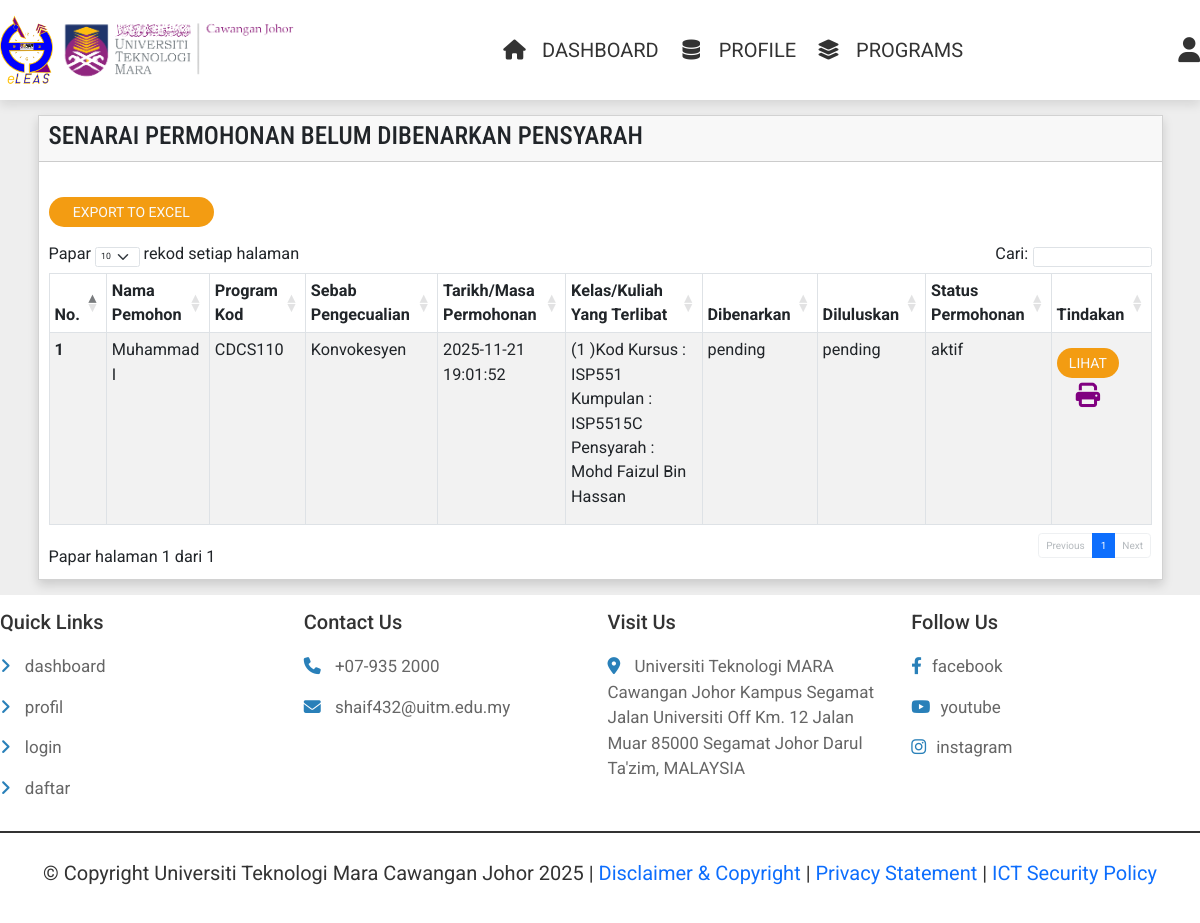
Before: /admin_application.php?application_type=1 (signed in) with the older database file.
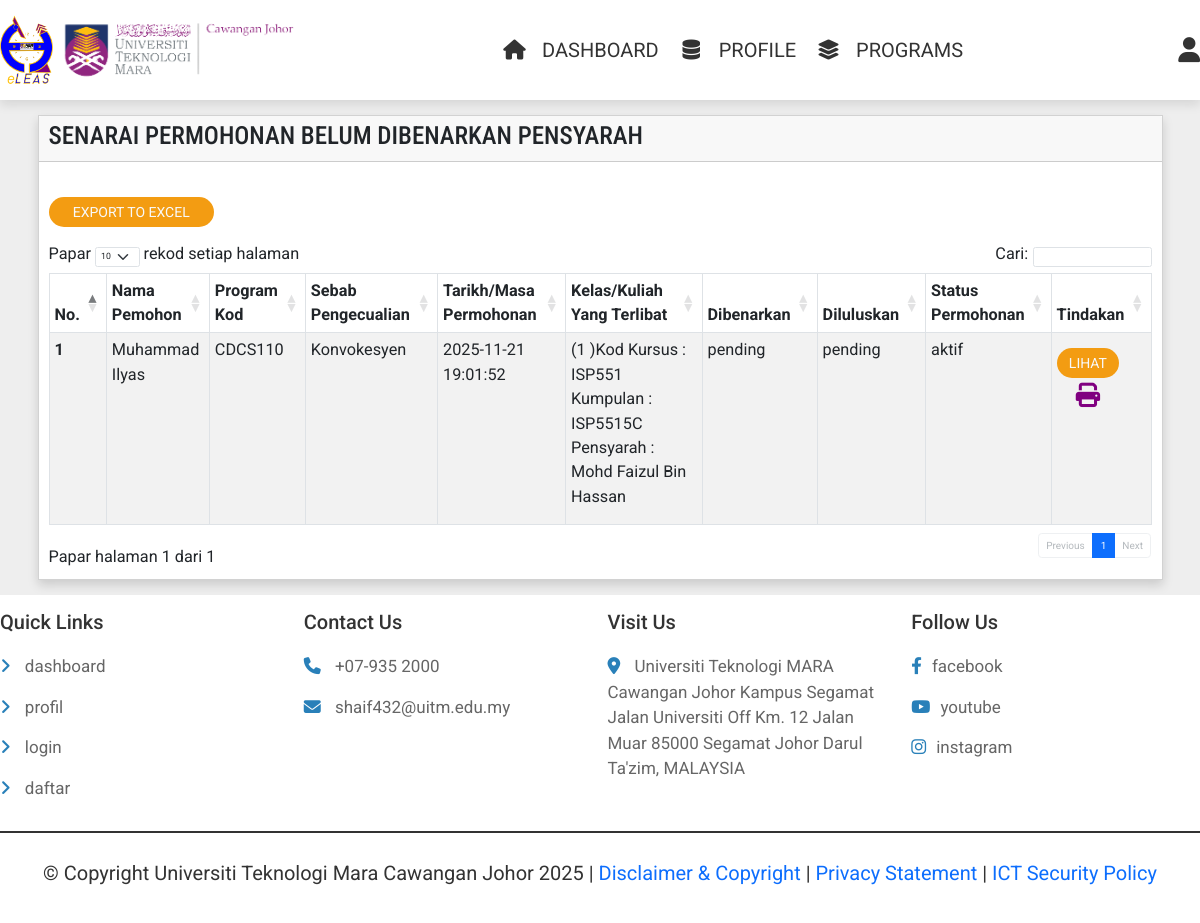
After: the same page with the newer database file.
### tables this page shows
CREATE TABLE `applications` (
  `application_id` int(100) NOT NULL,
  `student_id` varchar(70) NOT NULL,
  `reason_exemption` varchar(70) NOT NULL,
  `noDay` int(70) NOT NULL,
  `startDate` date NOT NULL,
  `endDate` date NOT NULL,
  `datetime_application` datetime NOT NULL,
  `application_stat` varchar(70) NOT NULL DEFAULT 'aktif',
  `authorization_status` varchar(70) NOT NULL DEFAULT 'pending',
  `date_supported` datetime NOT NULL DEFAULT '0000-00-00 00:00:00',
  `supporter` varchar(70) DEFAULT NULL,
  `support_status` varchar(70) NOT NULL DEFAULT 'pending',
  `supportDoc` varchar(70) NOT NULL,
  `total_class` varchar(1000) NOT NULL DEFAULT 'Tiada',
  `total_authorizer_signed` varchar(70) NOT NULL DEFAULT '0',
  `total_authorizer_needed` varchar(70) NOT NULL DEFAULT '0'
);

CREATE TABLE `students` (
  `student_id` int(100) NOT NULL,
  `name` varchar(70) NOT NULL,
  `ic` varchar(70) NOT NULL,
  `email` varchar(70) NOT NULL,
  `password` varchar(70) NOT NULL,
  `student_no` int(70) NOT NULL,
  `semester` int(70) NOT NULL,
  `phone_no` varchar(70) NOT NULL,
  `home_phone_no` varchar(70) NOT NULL,
  `program_id` int(100) NOT NULL,
  `faculty_id` int(11) NOT NULL
);

CREATE TABLE `programs` (
  `program_id` int(100) NOT NULL,
  `clerk_name` varchar(70) NOT NULL,
  `program_code` varchar(70) NOT NULL,
  `program_name` varchar(70) NOT NULL,
  `faculty_code` varchar(70) NOT NULL,
  `faculty_name` varchar(70) NOT NULL,
  `faculty_id` int(11) NOT NULL
);

CREATE TABLE `classes` (
  `class_id` int(100) NOT NULL,
  `application_id` int(100) NOT NULL,
  `student_name` varchar(70) NOT NULL,
  `class_date` date NOT NULL,
  `class_day` varchar(70) NOT NULL,
  `class_time` time NOT NULL,
  `course_code` varchar(70) NOT NULL,
  `group` varchar(70) NOT NULL,
  `lecturer_name` varchar(70) NOT NULL,
  `lecturer_id` int(100) NOT NULL,
  `authorization_status` varchar(70) NOT NULL DEFAULT 'pending',
  `signed_status` varchar(70) NOT NULL DEFAULT 'belum',
  `date_authorized` datetime NOT NULL,
  `student_id` int(100) NOT NULL
);

CREATE TABLE `lecturers` (
  `lecturer_id` int(100) NOT NULL,
  `lecturer_name` varchar(70) NOT NULL,
  `staff_no` int(100) NOT NULL,
  `email` varchar(70) NOT NULL,
  `password` varchar(70) NOT NULL,
  `work_phone_no` varchar(70) NOT NULL
);

### admin_application.php (the view, shortened to what the rows shown need)
<?php
include 'components/connect.php';
?>
<!DOCTYPE html>
<html lang="en">
<head>
    <link rel="stylesheet" href="https://cdnjs.cloudflare.com/ajax/libs/font-awesome/6.1.1/css/all.min.css"
 />
    <link rel="stylesheet" href="https://cdn.jsdelivr.net/npm/bootstrap@5.1.3/dist/css/bootstrap.min.css"
>
    <link rel="stylesheet" href="https://cdnjs.cloudflare.com/ajax/libs/font-awesome/6.1.1/css/all.min.css">
    <link href="https://cdn.jsdelivr.net/npm/bootstrap@5.3.0-alpha3/dist/css/bootstrap.min.css" rel="stylesheet"
>
    <link rel="stylesheet" href="css/style.css">
    <link rel="stylesheet" href="css/dataTables.bootstrap.min.css" />
</head>
<body>
    <br>
    <?php
    if (!isset($_SESSION['admin_id'])) {
        header('location:admin_login.php');
    } else {
        ?>
        <div class="container " styles="border-radius: 15px;">
            <div class="row">
                <div class="col-lg-12">
                    <div class="card card-default rounded-0 shadow">
                        <div class="card-header">
                            <div class="row">
                                <div class="col-lg-8 col-md-8 col-sm-8">
                                    <h1 class="card-title"
                                        style="display: flex;  display: flex; align-items: center; font-family: 'Roboto Condensed', sans-serif; ">
                                        <?php
                                         if($_GET['application_type']==1){echo "SENARAI PERMOHONAN BELUM DIBENARKAN PENSYARAH";}
                                        ?>
                                    </h1>
                                </div>
                            </div>
                        </div>
                        <div class="card-body">
                            <br>
                                                    <br>
                            <div class="row">
                                <div class="col-sm-12 table-responsive" style="font-size:162.5%;">
                                    <table id="myTable" class="table table-bordered table-striped">
                                        <thead>
                                            <tr>
                                                <th>No.</th>
                                                <th>Nama Pemohon</th>
                                                <th>Program Kod</th>
                                                <th>Sebab Pengecualian</th>
                                                <th>Tarikh/Masa Permohonan</th>
                                                <th>Kelas/Kuliah Yang Terlibat</th>
                                                <th>Dibenarkan</th>
                                                <th>Diluluskan</th>
                                                <th style="width:60px;">Status Permohonan</th>
                                                <th>Tindakan</th>
                                            </tr>
                                        </thead>
                                        <tbody>
                                            <?php
                                      if($_GET['application_type'] == 1){
                                                $no = 1;
                                                        $result = $conn->prepare("SELECT * FROM `applications` WHERE application_stat=? AND authorization_status =?");
                                                               $result->execute(['aktif',"pending",]);
                                                        if ($result->rowCount() > 0) {
                                                            while ($row = $result->fetch(PDO::FETCH_ASSOC)) {
                                                                $application_id = $row['application_id'];
                                                                $reason_exemption = $row['reason_exemption'];
                                                                $student_id = $row['student_id'];
                                                                $datetime_application = $row['datetime_application'];
                                                                $authorization_status_app = $row['authorization_status'];
                                                                $support_status = $row['support_status'];
                                                                $application_stat = $row['application_stat'];
                                                                $resultx = $conn->prepare("SELECT * FROM `students` WHERE student_id=?");
                                                                $resultx->execute([$student_id]);
                                                                if ($resultx->rowCount() > 0) {
                                                                    while ($rowx = $resultx->fetch(PDO::FETCH_ASSOC)) {
                                                                        $student_name = $rowx['name'];
                                                                        $program_id = $rowx['program_id'];}}
                                                                        $resultx = $conn->prepare("SELECT * FROM `programs` WHERE program_id=?");
                                                                        $resultx->execute([$program_id]);
                                                                        if ($resultx->rowCount() > 0) {
                                                                            while ($rowx = $resultx->fetch(PDO::FETCH_ASSOC)) {
                                                                                $program_code = $rowx['program_code'];}}
                                                        echo '<tr>
                                                                <th>' . $no . '</th>
                                                                <td>' . $student_name . '</td>
                                                                <td>' . $program_code . '</td>
                                                                <td>' . $reason_exemption . '</td>
                                                                <td>' . $datetime_application . '</td>
                                                        '; ?><?php echo '<td>'; ?>
                                                            <?php
                                                            $noC = 0;
                                                            $result4 = $conn->prepare("SELECT * FROM `classes` WHERE application_id=?");
                                                            $result4->execute([$application_id]);
                                                            if ($result4->rowCount() > 0) {
                                                                while ($row4 = $result4->fetch(PDO::FETCH_ASSOC)) {
                                                                    $course_code = $row4['course_code'];
                                                                    $group = $row4['group'];
                                                                    $lecturer_id = $row4['lecturer_id'];
                                                                    $noC = $noC +1 ;
                                                                    $result2 = $conn->prepare("SELECT * FROM `lecturers` WHERE lecturer_id=?");
                                                                    $result2->execute([$lecturer_id]);
                                                                    if ($result2->rowCount() > 0) {
                                                                        while ($row2 = $result2->fetch(PDO::FETCH_ASSOC)) {
                                                                            $lecturer_name = $row2['lecturer_name'];}}
                                                                    ?>
                                                                    <p style= "font-size:100%;">
                                                                        <?php echo "(".$noC. "\n" .")".'Kod Kursus : ' . $course_code .
                                                                        "\n" . 'Kumpulan : ' . $group .
                                                                         "\n" . 'Pensyarah : ' . $lecturer_name .
                                                                         "\n" ; ?>
                                                                    </p>
                                                                    <?php
                                                                }}
                                                                else{
                                                                    echo "Tiada";
                                                                }
                                                                ?>
                                                         <?php echo'</td>';?>
                                                        <?php echo
                                                        '<td>' . $authorization_status_app . '</td>
                                                                <td>' . $support_status . '</td>
                                                                <td>' . $application_stat . '</td>
                                                                   <td>
                                                           <div style="display: flex; justify-content: flex-start; flex-wrap: wrap;"><center>
                                                           <a class=" option-btn text-light btn me-1 underline" href="admin_application_view.php?application_id=' . $application_id . '"
                                                           style="text-transform: uppercase; border-radius: 15px;font-size: 14px; padding: 5px 10px; display: flex; align-items: center; justify-content: center; height: 30px; width: 100%;">
                                                           Lihat
                                                        </a>
                                                        <center><a href="userPDFprint.php?application_id=' . $application_id . '"  class=" underline" style="font-size: 1.5em;" title="Cetak/Muat Turun Permohonan"> <center><i class=" fa fa-print" style="color:purple">
                                                        </i></center></a>&nbsp;&nbsp;&nbsp;&nbsp;</center> </center>
                                                            </div>
                                                </td>
                                                </tr>';
                                                        $no++;
                                                    }}}
                                            ?>
                                        </tbody>
                                    </table>
                                </div>
                            </div>
                        </div>
                    </div>
                </div>
            </div>
        </div>
        <?php
    }
    ?>
    <br>
</body>
</html>

Changed rows visible on the page:
changed through a linked row, applications "Konvokesyen": student.name "Muhammad I" → "Muhammad Ilyas"
